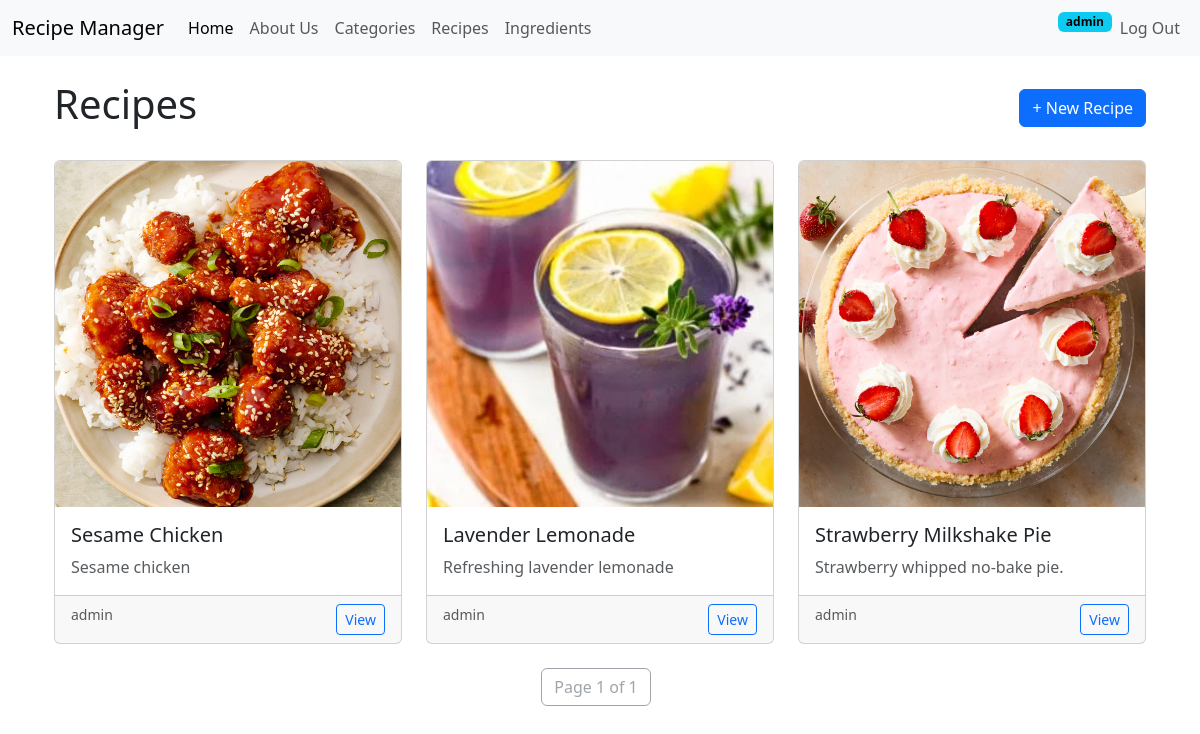
Page /recipes/ (signed in) on the committed database.
### recipes/models.py (models this page shows, shortened)
class Recipe(models.Model):
    STATUS_CHOICES = [
        ('draft', 'Draft'),
        ('published', 'Published'),
    ]
    title = models.CharField(max_length=200)
    slug = models.SlugField(max_length=200, unique=True, blank=True)
    description = models.TextField()
    instructions = models.TextField()
    prep_time = models.PositiveBigIntegerField(help_text="Time in minutes")
    cook_time = models.PositiveBigIntegerField(help_text="Time in minutes")
    servings = models.PositiveIntegerField(default=2)
    image = models.ImageField(
        upload_to=recipe_image_path,
        blank=True,
        null=True
    )
    author = models.ForeignKey(
        User,
        on_delete=models.CASCADE,
        related_name='recipes'
    )
    category = models.ForeignKey(
        Category,
        on_delete=models.SET_NULL,
        null=True,
        blank=True,
        related_name='recipes'
    )
    ingredients = models.ManyToManyField(
        Ingredient,
        through=RecipeIngredient,
        related_name='recipes'
    )
    status = models.CharField(
        max_length=10,
        choices=STATUS_CHOICES,
        default='draft'
    )
    created_at = models.DateTimeField(auto_now_add=True)
    updated_at = models.DateTimeField(auto_now=True)
    class Meta:
        verbose_name = 'Recipe'
        verbose_name_plural = 'Recipes'
        ordering = ['-created_at']

### recipes/views.py (the view)
# urls.py: path('', RecipeListView.as_view(), name='recipes_list'),
class RecipeListView(ListView):
    model = Recipe
    template_name = 'recipes/list.html'
    context_object_name = 'recipes'
    paginate_by = 9
    def get_queryset(self):
        return Recipe.objects.filter(status='published').select_related('author', 'category')

### templates/recipes/list.html (shortened to what this page needs)
{% extends 'base.html' %}
{% block content %}
    <div class="container my-4">
        <div class="d-flex justify-content-between align-items-center mb-4">
            <h1>Recipes</h1>
            {% if user.is_authenticated %}
                <a href="#" class="btn btn-primary">+ New Recipe</a>
            {% endif %}
        </div>
        <div class="row row-cols-1 row-cols-md-3 g-4">
            {% for item in recipes %}
                <div class="col">
                    <div class="card h-100">
                        {% if item.image %}
                            <img src="{{ item.image.url }}" class="card-img-top" alt="...">
                        {% endif %}
                        <div class="card-body">
                            <h5 class="card-title">{{ item.title }}</h5>
                            <p class="card-text text-muted">{{ item.description|truncatewords:15 }}</p>
                        </div>
                        <div class="card-footer d-flex justify-content-between">
                            <small class="text-muted">{{ item.author.username }}</small>
                            <a href="{% url 'recipes_detail' item.slug %}" class="btn btn-sm btn-outline-primary">View</a>
                        </div>
                    </div>
                </div>
                {% empty %}
                    <p class="text-muted">No recipes yet. </p>
            {% endfor %}
        </div>
    </div>
{% block footer %}
    <div class="pagination">
        <div class="btn-toolbar" role="toolbar">
            <div class="btn-group me-2" role="group">
                <span class="current btn btn-outline-secondary disabled">
                    Page {{ page_obj.number }} of {{ page_obj.paginator.num_pages }}
                </span>
            </div>
        </div>
    </div>
{% endblock footer %}
{% endblock content %}

### templates/navbar.html (shortened to what this page needs)
<nav class="navbar navbar-expand-lg bg-body-tertiary">
        <div class="container-fluid">
            <a class="navbar-brand" href="#">Recipe Manager</a>
            <div class="collapse navbar-collapse" id="navbarSupportedContent">
                <ul class="navbar-nav me-auto mb-2 mb-lg-0">
                    <li class="nav-item">
                        <a class="nav-link active" aria-current="page" href="{% url 'home' %}">Home</a>
                    </li>
                    <li class="nav-item">
                        <a class="nav-link" href="#">About Us</a>
                    </li>
                    <li class="nav-item">
                        <a class="nav-link" href="{% url 'categories_list' %}">Categories</a>
                    </li>
                    <li class="nav-item">
                        <a class="nav-link" href="{% url 'recipes_list' %}">Recipes</a>
                    </li>
                    <li class="nav-item">
                        <a class="nav-link" href="{% url 'ingredients_list' %}">Ingredients</a>
                    </li>
                </ul>
                <div class="d-flex">
                    <ul class="navbar-nav me-auto mb-2 mb-lg-0">
                        {% if user.is_authenticated %}
                        <div>
                            <span class="badge text-bg-info">{{ user.username}}</span>
                        </div>
                        <li class="nav-item">
                            <form action="{% url 'logout' %}" method="post">
                                <input type="submit" value="Log Out" class="nav-link">
                            </form>
                        </li>
                        {% endif %}
                    </ul>
                </div>
            </div>
        </div>
</nav>

### templates/recipes/list.html (style rules this page uses)
.pagination { display: flex; justify-content: center; }

### rows in the picture
Recipe: image (picture), title "Sesame Chicken", description "Sesame chicken", author.username "admin"
Recipe: image (picture), title "Lavender Lemonade", description "Refreshing lavender lemonade", author.username "admin"
Recipe: image (picture), title "Strawberry Milkshake Pie", description "Strawberry whipped no-bake pie.", author.username "admin"

### other values in the picture
{{ user.username }} "admin"
{{ page_obj.number }} "1"
{{ page_obj.paginator.num_pages }} "1"
